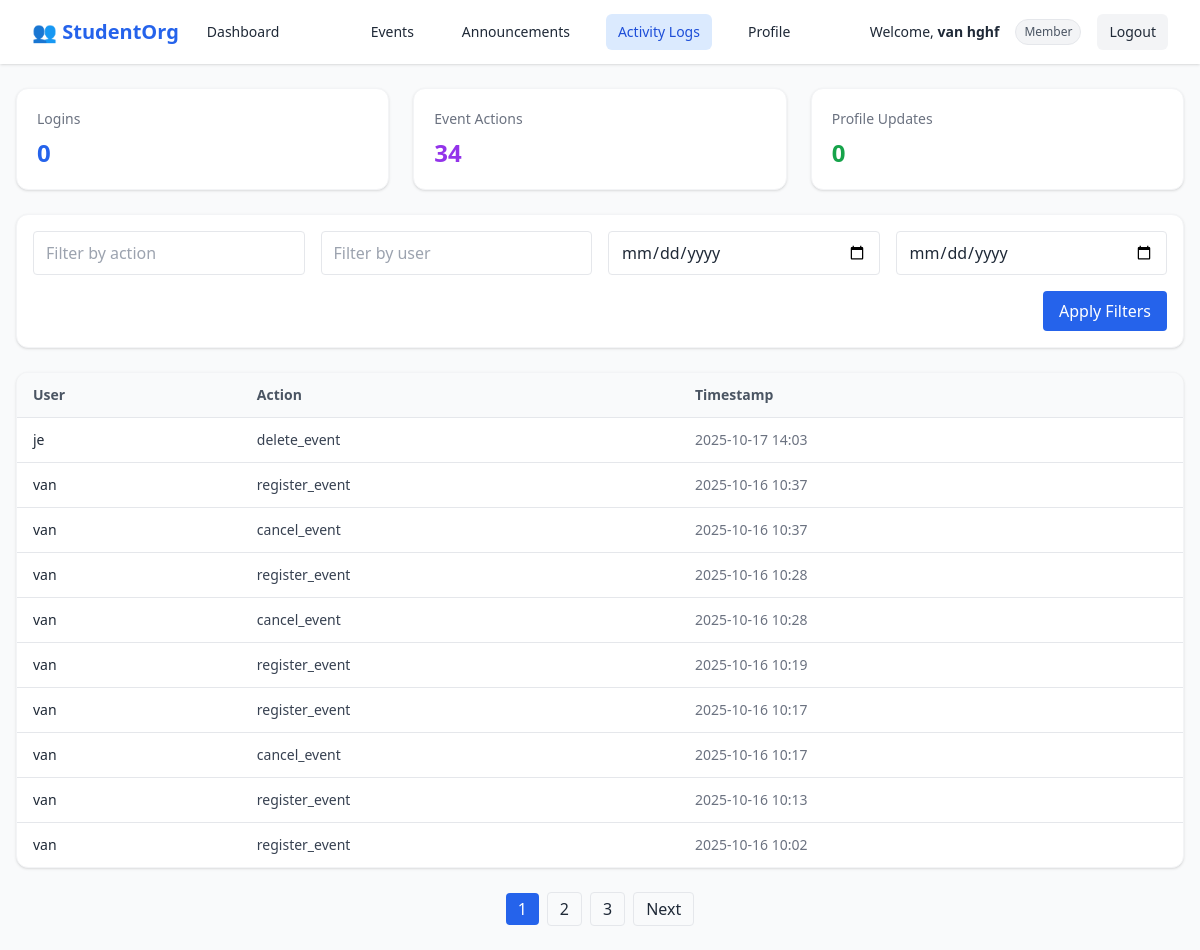
Screenshot of /audit-logs/ (signed in) with the database file from the repository.
### accounts/models.py (models this page shows, shortened)
class AuditLog(models.Model):
    user = models.ForeignKey(settings.AUTH_USER_MODEL, on_delete=models.SET_NULL, null=True, blank=True)
    action = models.CharField(max_length=255)
    target = models.CharField(max_length=255, null=True, blank=True)
    timestamp = models.DateTimeField(auto_now_add=True)

### accounts/views.py (the view)
# urls.py: path("audit-logs/", views.audit_log_list, name="audit_log_list"),
@login_required
def audit_log_list(request):
    logs = AuditLog.objects.all().order_by("-timestamp")
    action = request.GET.get("action", "").strip()
    user = request.GET.get("user", "").strip()
    start_date = request.GET.get("start_date", "")
    end_date = request.GET.get("end_date", "")
    if action:
        logs = logs.filter(action__icontains=action)
    if user:
        logs = logs.filter(user__username__icontains=user)
    if start_date:
        logs = logs.filter(timestamp__gte=start_date)
    if end_date:
        logs = logs.filter(timestamp__lte=end_date)
    logins_count = AuditLog.objects.filter(action__icontains="login").count()
    event_actions_count = AuditLog.objects.filter(action__icontains="event").count()
    profile_updates_count = AuditLog.objects.filter(action__icontains="update profile").count()
    paginator = Paginator(logs, 10)
    page_number = request.GET.get("page")
    logs_page = paginator.get_page(page_number)
    context = {
        "logs": logs_page,
        "logins_count": logins_count,
        "event_actions_count": event_actions_count,
        "profile_updates_count": profile_updates_count,
        "selected_action": action,
        "selected_user": user,
        "selected_start_date": start_date,
        "selected_end_date": end_date,
    }
    return render(request, "accounts/audit_log_list.html", context)

### accounts/templates/accounts/audit_log_list.html (shortened to what this page needs)
{% extends "accounts/base.html" %}
{% load static %}
{% block content %}
<div class="max-w-7xl mx-auto px-4 py-6">
  <div class="grid grid-cols-1 md:grid-cols-3 gap-6 mb-6">
    <div class="bg-white rounded-xl shadow p-5 border border-gray-100">
      <h3 class="text-sm font-medium text-gray-500">Logins</h3>
      <p class="text-2xl font-bold text-blue-600 mt-2">{{ logins_count }}</p>
    </div>
    <div class="bg-white rounded-xl shadow p-5 border border-gray-100">
      <h3 class="text-sm font-medium text-gray-500">Event Actions</h3>
      <p class="text-2xl font-bold text-purple-600 mt-2">{{ event_actions_count }}</p>
    </div>
    <div class="bg-white rounded-xl shadow p-5 border border-gray-100">
      <h3 class="text-sm font-medium text-gray-500">Profile Updates</h3>
      <p class="text-2xl font-bold text-green-600 mt-2">{{ profile_updates_count }}</p>
    </div>
  </div>
  <form method="get" class="bg-white rounded-xl shadow p-4 border border-gray-100 mb-6">
    <div class="grid grid-cols-1 md:grid-cols-4 gap-4">
      <input type="text" name="action" placeholder="Filter by action"
             value="{{ selected_action }}"
             class="px-3 py-2 border rounded w-full focus:ring focus:ring-blue-200">
      <input type="text" name="user" placeholder="Filter by user"
             value="{{ selected_user }}"
             class="px-3 py-2 border rounded w-full focus:ring focus:ring-blue-200">
      <input type="date" name="start_date"
             value="{{ selected_start_date }}"
             class="px-3 py-2 border rounded w-full focus:ring focus:ring-blue-200">
      <input type="date" name="end_date"
             value="{{ selected_end_date }}"
             class="px-3 py-2 border rounded w-full focus:ring focus:ring-blue-200">
    </div>
    <div class="flex justify-end mt-4">
      <button type="submit" class="px-4 py-2 bg-blue-600 text-white rounded hover:bg-blue-700">
        Apply Filters
      </button>
    </div>
  </form>
  <div class="bg-white rounded-xl shadow border border-gray-100 overflow-hidden">
    <table class="w-full text-left">
      <thead class="bg-gray-50 border-b">
        <tr>
          <th class="px-4 py-3 text-sm font-semibold text-gray-600">User</th>
          <th class="px-4 py-3 text-sm font-semibold text-gray-600">Action</th>
          <th class="px-4 py-3 text-sm font-semibold text-gray-600">Timestamp</th>
        </tr>
      </thead>
      <tbody class="divide-y">
        {% for log in logs %}
        <tr class="hover:bg-gray-50">
          <td class="px-4 py-3 text-sm text-gray-800">{{ log.user.username }}</td>
          <td class="px-4 py-3 text-sm text-gray-700">{{ log.action }}</td>
          <td class="px-4 py-3 text-sm text-gray-500">{{ log.timestamp|date:"Y-m-d H:i" }}</td>
        </tr>
        {% empty %}
        <tr>
          <td colspan="4" class="px-4 py-6 text-center text-gray-500">No logs found</td>
        </tr>
        {% endfor %}
      </tbody>
    </table>
  </div>
  {% if logs.has_other_pages %}
  <div class="flex justify-center items-center space-x-2 mt-6">
    {% for num in logs.paginator.page_range %}
      {% if logs.number == num %}
        <span class="px-3 py-1 bg-blue-600 text-white rounded">{{ num }}</span>
      {% elif num > logs.number|add:-3 and num < logs.number|add:3 %}
        <a href="?page={{ num }}&action={{ selected_action }}&user={{ selected_user }}&start_date={{ selected_start_date }}&end_date={{ selected_end_date }}"
           class="px-3 py-1 border rounded hover:bg-gray-100">{{ num }}</a>
      {% endif %}
    {% endfor %}
    {% if logs.has_next %}
      <a href="?page={{ logs.next_page_number }}&action={{ selected_action }}&user={{ selected_user }}&start_date={{ selected_start_date }}&end_date={{ selected_end_date }}"
         class="px-3 py-1 border rounded hover:bg-gray-100">Next</a>
    {% endif %}
  </div>
  {% endif %}
</div>
{% endblock %}

### accounts/templates/accounts/base.html (shortened to what this page needs)
{% load static %}
<!DOCTYPE html>
<html lang="en">
<head>
  <script src="https://cdn.tailwindcss.com"></script>
  <link rel="stylesheet" href="{% static 'accounts/css/style.css' %}">
</head>
<body
  class="{% if request.resolver_match.url_name in 'login register' %}
         min-h-screen flex items-center justify-center bg-gradient-to-br from-blue-50 to-indigo-100 text-gray-800
         {% else %}
         bg-gray-50 text-gray-800
         {% endif %}">
  {% if request.resolver_match.url_name not in 'login register' %}
  <nav class="bg-white shadow">
    <div class="max-w-7xl mx-auto px-4 sm:px-6 lg:px-8">
      <div class="flex justify-between h-16 items-center">
        <div class="flex items-center space-x-4">
          <span class="text-xl font-bold text-blue-600 flex items-center">
            👥 StudentOrg
          </span>
          {% if user.is_superuser %}
            <a href="{% url 'accounts:superadmin_dashboard' %}"
               class="px-3 py-2 rounded-md text-sm font-medium
               {% if request.resolver_match.url_name == 'superadmin_dashboard' %} bg-blue-100 text-blue-700 {% else %} hover:bg-gray-100 {% endif %}">
              Dashboard
            </a>
          {% elif user.member.role == "admin" %}
            <a href="{% url 'accounts:admin_dashboard' %}"
               class="px-3 py-2 rounded-md text-sm font-medium
               {% if request.resolver_match.url_name == 'admin_dashboard' %} bg-blue-100 text-blue-700 {% else %} hover:bg-gray-100 {% endif %}">
              Dashboard
            </a>
          {% else %}
            <a href="{% url 'accounts:member_dashboard' %}"
               class="px-3 py-2 rounded-md text-sm font-medium
               {% if request.resolver_match.url_name == 'member_dashboard' %} bg-blue-100 text-blue-700 {% else %} hover:bg-gray-100 {% endif %}">
              Dashboard
            </a>
          {% endif %}
        </div>
        {% if user.member.role == "admin" or user.member.role == "superadmin" %}
        <div class="flex space-x-6">
          <a href="{% url 'accounts:membership_list' %}"
             class="px-3 py-2 rounded-md text-sm font-medium
             {% if request.resolver_match.url_name == 'membership_list' %} bg-blue-100 text-blue-700 {% else %} hover:bg-gray-100 {% endif %}">
            Members
          </a>
          <a href="{% url 'accounts:event_list' %}"
             class="px-3 py-2 rounded-md text-sm font-medium
             {% if request.resolver_match.url_name == 'event_list' %} bg-blue-100 text-blue-700 {% else %} hover:bg-gray-100 {% endif %}">
            Events
          </a>
          <a href="{% url 'accounts:announcement_list' %}"
             class="px-3 py-2 rounded-md text-sm font-medium
             {% if request.resolver_match.url_name == 'announcement_list' %} bg-blue-100 text-blue-700 {% else %} hover:bg-gray-100 {% endif %}">
            Announcements
          </a>
          <a href="{% url 'accounts:audit_log_list' %}"
             class="px-3 py-2 rounded-md text-sm font-medium
             {% if request.resolver_match.url_name == 'audit_log_list' %} bg-blue-100 text-blue-700 {% else %} hover:bg-gray-100 {% endif %}">
            Activity Logs
          </a>
          <a href="{% url 'accounts:profile_update' %}"
             class="px-3 py-2 rounded-md text-sm font-medium
             {% if request.resolver_match.url_name == 'profile_update' %} bg-blue-100 text-blue-700 {% else %} hover:bg-gray-100 {% endif %}">
            Profile
          </a>
        </div>
        {% else %}
        <div class="flex space-x-6">
          <a href="{% url 'accounts:event_list' %}"
             class="px-3 py-2 rounded-md text-sm font-medium
             {% if request.resolver_match.url_name == 'event_list' %} bg-blue-100 text-blue-700 {% else %} hover:bg-gray-100 {% endif %}">
            Events
          </a>
          <a href="{% url 'accounts:announcement_list' %}"
             class="px-3 py-2 rounded-md text-sm font-medium
             {% if request.resolver_match.url_name == 'announcement_list' %} bg-blue-100 text-blue-700 {% else %} hover:bg-gray-100 {% endif %}">
            Announcements
          </a>
          <a href="{% url 'accounts:audit_log_list' %}"
             class="px-3 py-2 rounded-md text-sm font-medium
             {% if request.resolver_match.url_name == 'audit_log_list' %} bg-blue-100 text-blue-700 {% else %} hover:bg-gray-100 {% endif %}">
            Activity Logs
          </a>
          <a href="{% url 'accounts:profile_update' %}"
             class="px-3 py-2 rounded-md text-sm font-medium
             {% if request.resolver_match.url_name == 'profile_update' %} bg-blue-100 text-blue-700 {% else %} hover:bg-gray-100 {% endif %}">
            Profile
          </a>
        </div>
        {% endif %}
        <div class="flex items-center space-x-4">
          <span class="text-sm">
            Welcome, <strong>{{ user.get_full_name|default:user.username }}</strong>
          </span>
          {% if user.is_superuser %}
            <span class="px-2 py-1 text-xs rounded-full bg-blue-100 text-blue-600 border border-blue-200">
              Superadmin
            </span>
          {% elif user.member.role == "admin" %}
            <span class="px-2 py-1 text-xs rounded-full bg-green-100 text-green-600 border border-green-200">
              Admin
            </span>
          {% else %}
            <span class="px-2 py-1 text-xs rounded-full bg-gray-100 text-gray-600 border border-gray-200">
              Member
            </span>
          {% endif %}
          <a href="{% url 'accounts:logout' %}"
             class="px-3 py-2 rounded-md bg-gray-100 hover:bg-gray-200 text-sm font-medium">
            Logout
          </a>
        </div>
      </div>
    </div>
  </nav>
  {% endif %}
  {% block content %}{% endblock %}
</body>
</html>

### rows the page displays
AuditLog: user.username "je", action "delete_event", timestamp "2025-10-17 14:03"
AuditLog: user.username "van", action "register_event", timestamp "2025-10-16 10:37"
AuditLog: user.username "van", action "cancel_event", timestamp "2025-10-16 10:37"
AuditLog: user.username "van", action "register_event", timestamp "2025-10-16 10:28"
AuditLog: user.username "van", action "cancel_event", timestamp "2025-10-16 10:28"
AuditLog: user.username "van", action "register_event", timestamp "2025-10-16 10:19"
AuditLog: user.username "van", action "register_event", timestamp "2025-10-16 10:17"
AuditLog: user.username "van", action "cancel_event", timestamp "2025-10-16 10:17"
AuditLog: user.username "van", action "register_event", timestamp "2025-10-16 10:13"
AuditLog: user.username "van", action "register_event", timestamp "2025-10-16 10:02"

### other values shown
{{ user.get_full_name|default:user.username }} "van hghf"
{{ logins_count }} "0"
{{ event_actions_count }} "34"
{{ profile_updates_count }} "0"
{{ num }} "1"
{{ num }} "2" "3"
